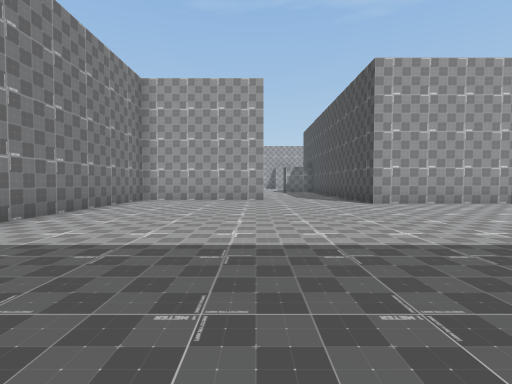
[1] (above)

23 first-person views from a walk through a Unity game level. The camera is 1.2 m above the floor, tilts 2° down and sees 85° across. The floor is counted in squares, 2 m on a side. Each view is taken from the middle of a square. On the plan, view 1 faces up. The plan holds only what a view shows up to about 9 squares ahead; the rest is blank. The place goes on beyond the plan.

[2]
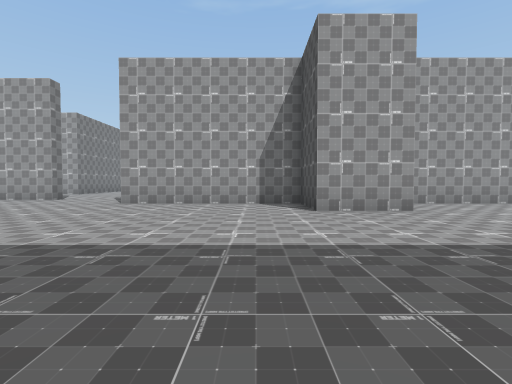

[3]
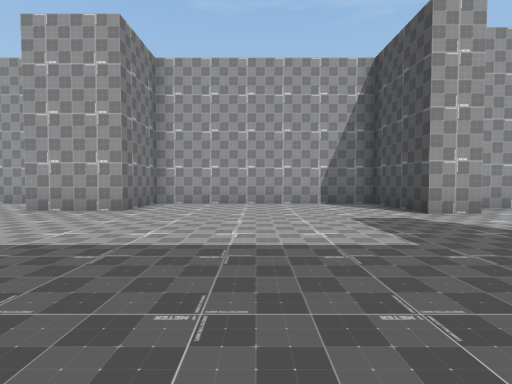

[4]
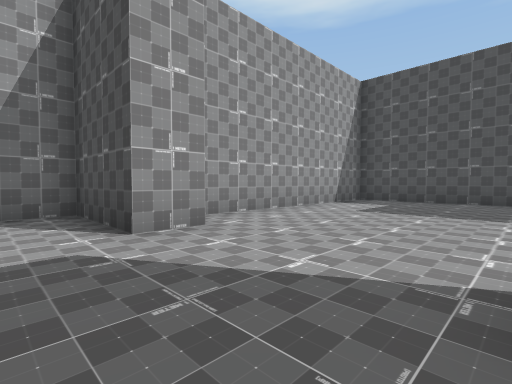

[5]
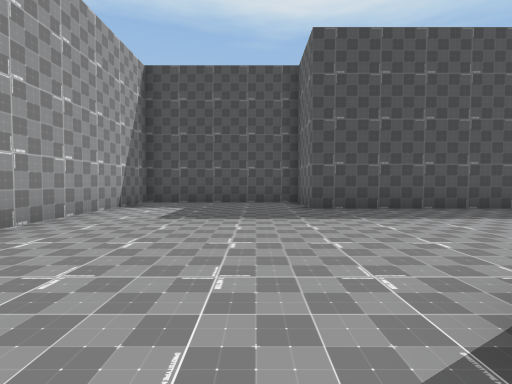

[6]
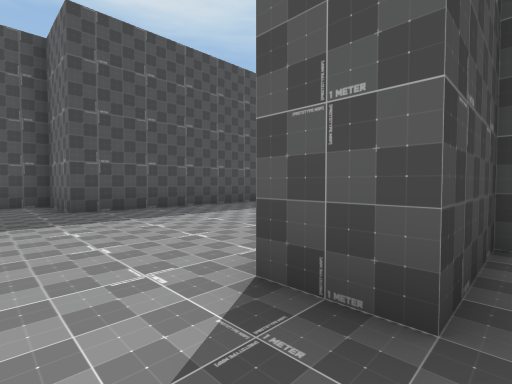

[7]
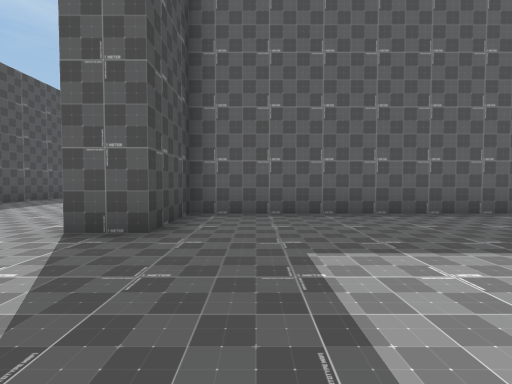

[8]
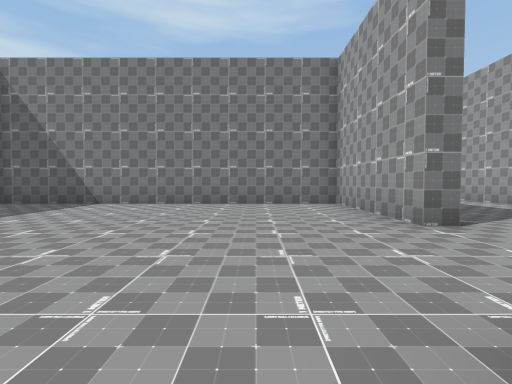

[9]
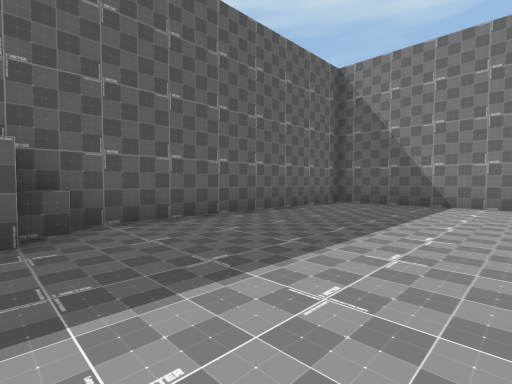

[10]
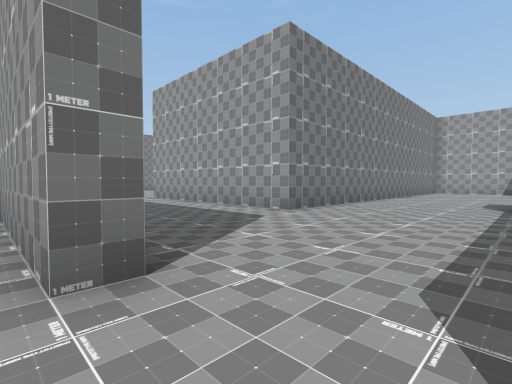

[11]
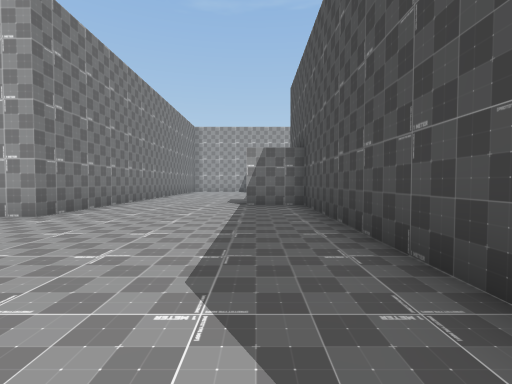

[12]
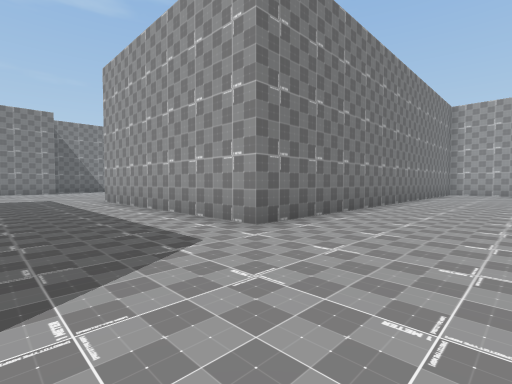

[13]
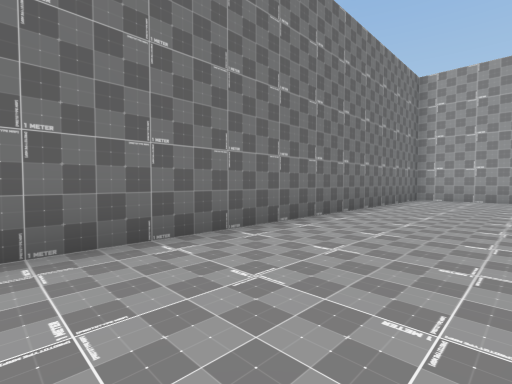

[14]
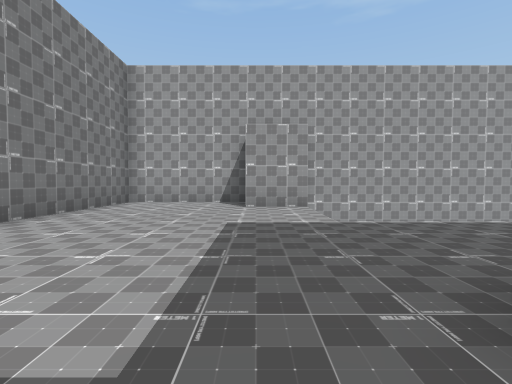

[15]
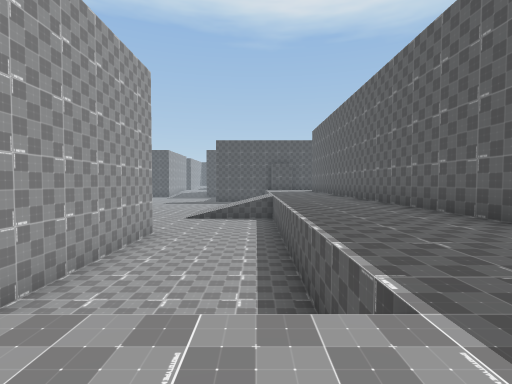

[16]
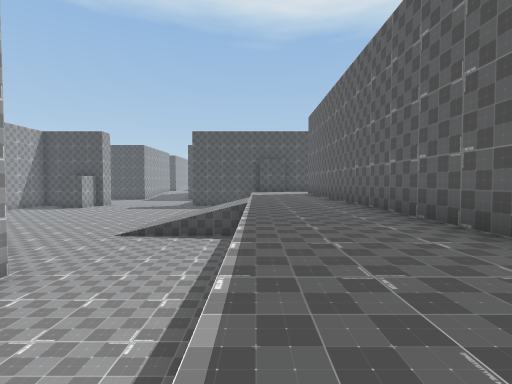

[17]
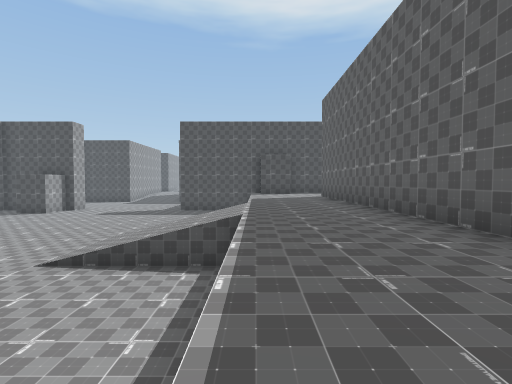

[18]
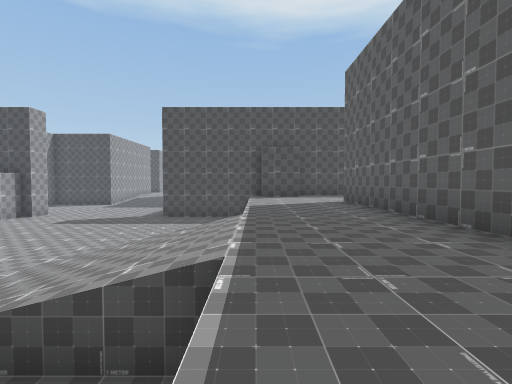

[19]
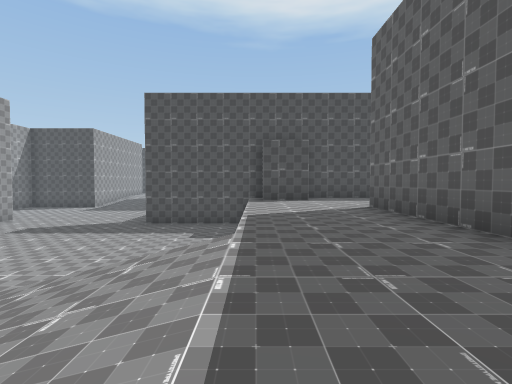

[20]
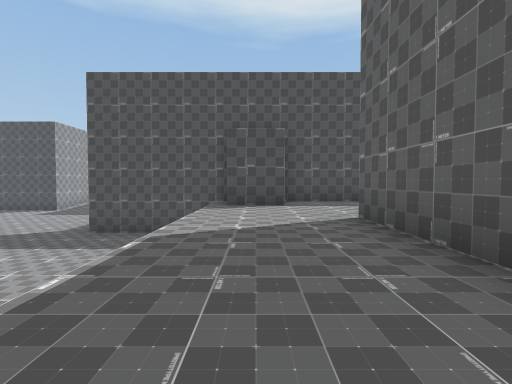

[21]
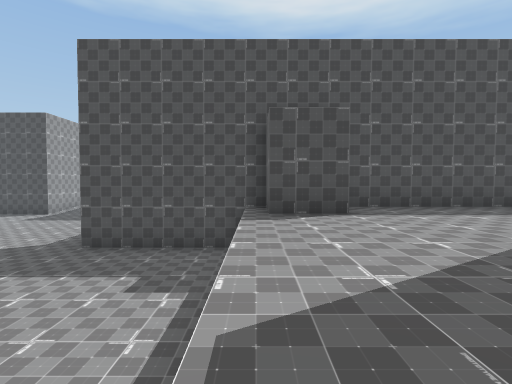

[22]
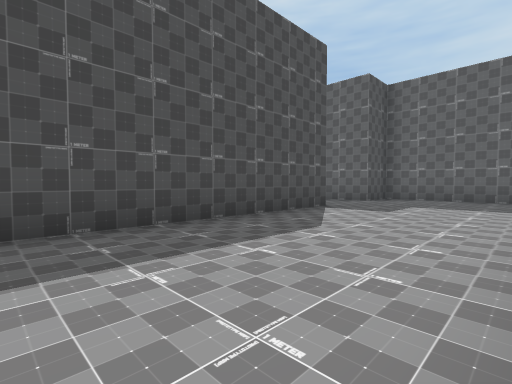

[23]
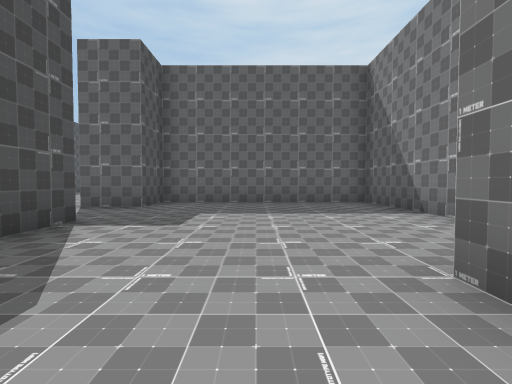

### Floor plan
Key: @ floor where view 1 was taken; # wall or solid block; . main floor; - floor 2 m lower than the main floor; / step, stairs or slope.
Columns run from 10 left of view 1 to 26 right of it. Each row starts with its distance up from view 1.
 28                        --------------
 27         ##### #######----------------
 26         #...#  ---------////-------#
 25         #...## ---------//// ------#
 24         #..... ---------////  -----#
 23         #..... ---------////  -----#
 22         #..........................#
 21         #.........................##
 20         #..........................#
 19         #.....  ###############....#
 18         #....                  ....#
 17         #...###                ....#
 16         #.....#               #....#
 15         #.....#               .....#
 14  .#######.....#               .....#
 13 ..............#              ......#
 12 ..............#             #.......
 11   ............#             #........
 10       #####...#             #......##
  9       #.......#             #......#
  8       #.......######################
  7       #............##......#########
  6       #............##......#.......#
  5       #............................#
  4       #............................#
  3       #............................#
  2       #............. ..............#
  1       #........ ...  ......#.....###
  0       #...@...#  .  .......#.....#
 -1       #########     ######## ....#

Where each view was taken, in squares from view 1:
view 1: 0 up, 0 right, facing up
view 2: 0 up, 7 right, facing up
view 3: 0 up, 13 right, facing up
view 4: 2 up, 15 right, facing up-right
view 5: 3 up, 16 right, facing right
view 6: 3 up, 16 right, facing down-right
view 7: 5 up, 15 right, facing down
view 8: 7 up, 4 right, facing left
view 9: 4 up, 4 right, facing down-left
view 10: 9 up, 2 right, facing up-left
view 11: 9 up, 2 right, facing up
view 12: 11 up, 1 right, facing up-left
view 13: 16 up, 1 right, facing up-left
view 14: 18 up, 2 right, facing up
view 15: 23 up, 2 right, facing right
view 16: 22 up, 6 right, facing right
view 17: 22 up, 9 right, facing right
view 18: 22 up, 12 right, facing right
view 19: 22 up, 14 right, facing right
view 20: 21 up, 16 right, facing right
view 21: 22 up, 18 right, facing right
view 22: 19 up, 21 right, facing down-right
view 23: 17 up, 22 right, facing down
